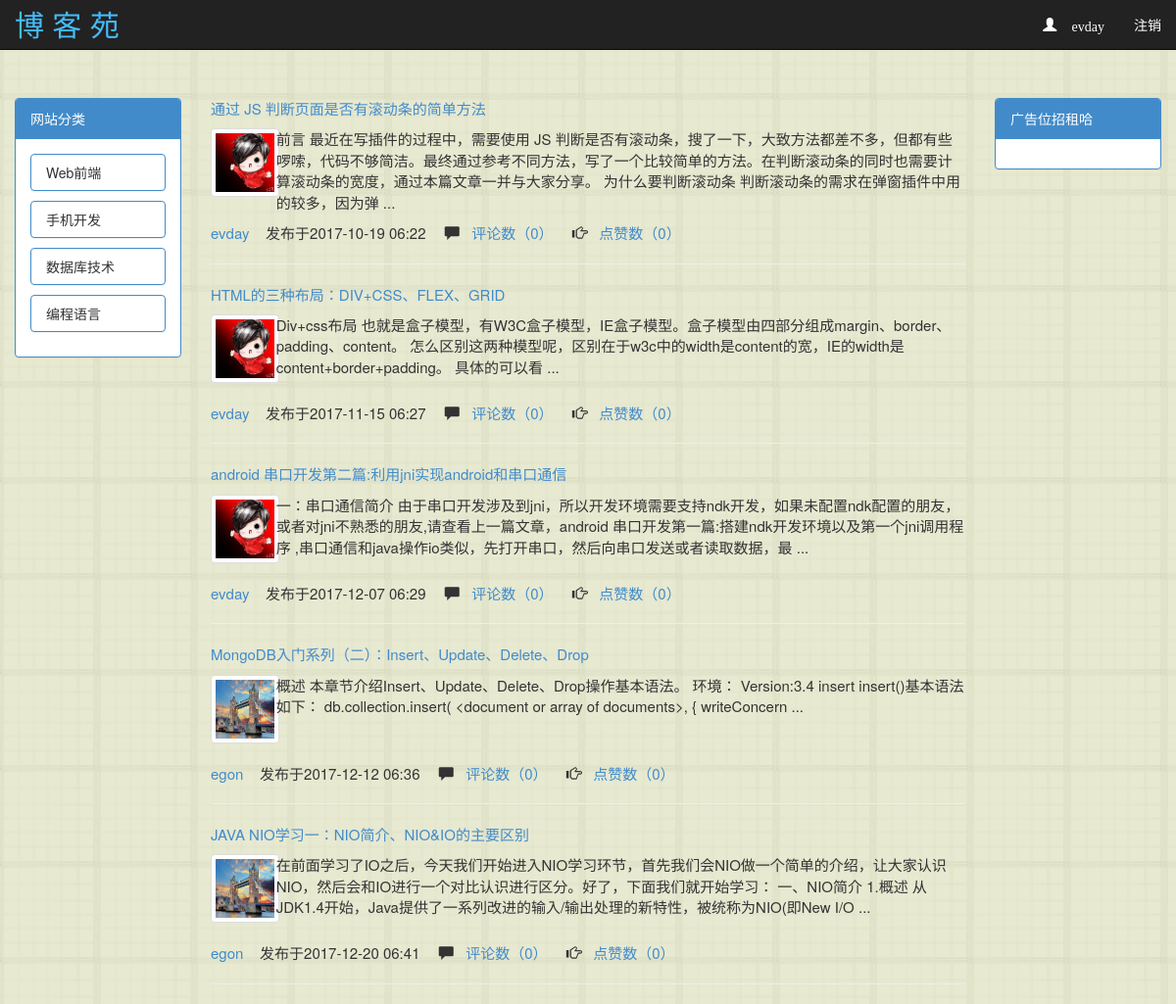
/ (signed in), run on the app's committed database.
### blog/models.py (models this page shows, shortened)
class UserInfo(AbstractUser):
    nick_name = models.CharField(max_length=32,verbose_name="昵称")
    telephone = models.IntegerField(verbose_name="手机号",blank = True,null = True)
    avatar = models.FileField(verbose_name="头像",upload_to="avatar",default="/avatar/default.png")
    create_time = models.DateTimeField(verbose_name="创建时间",auto_now_add=True)
    class Meta:
        verbose_name_plural = "用户表"

class SiteCategory(models.Model):
    name = models.CharField(max_length=32)
    class Meta:
        verbose_name_plural = "网站分类"

class Article(models.Model):
    title = models.CharField(max_length=50,verbose_name="文章标题")
    desc = models.CharField(max_length=255,verbose_name="文章描述")
    read_count = models.IntegerField(verbose_name="评论数",default=0)
    comment_count = models.IntegerField(verbose_name="阅读数",default=0)
    up_count = models.IntegerField(verbose_name="点赞数",default=0)
    create_time = models.DateTimeField(verbose_name="创建时间")
    user = models.ForeignKey(to="UserInfo",verbose_name="所属用户")
    category = models.ForeignKey(to="Category",verbose_name="文章类型",null=True)
    tag = models.ManyToManyField(
        to="Tag",
        verbose_name="文章标签",
        through="Article_Tag",
        through_fields=("article","tag")
    )
    site_article_category = models.ForeignKey(to="SiteArticleCategory",null=True,verbose_name="网站文章分类")
    class Meta:
        verbose_name_plural = "文章表"

### blog/views.py (the view)
# urls.py: url(r'^$', views.index),
def index(request,*args,**kwargs):
    if kwargs:
        article_list = models.Article.objects.filter(site_article_category__name=kwargs.get("site_article_category"))
    else:
        article_list = models.Article.objects.all()
    cate_list = models.SiteCategory.objects.all()
    return render(request,'index.html',{"article_list":article_list,"cate_list":cate_list})

### templates/index.html (shortened to what this page needs)
{% load staticfiles %}
<!DOCTYPE html>
<html lang="en">
<head>
    <link rel="stylesheet" href="{% static 'css/bootstrap.min.css' %}">
    <link rel="stylesheet" href="{% static 'css/index.css' %}">
</head>
<body>
<nav class="navbar navbar-inverse navbar-fixed-top my-navbar">
    <div class="container-fluid">
        <div class="navbar-header">
            <a class="navbar-brand" href="#" style="font-size: 30px">博&nbsp;客&nbsp;苑</a>
        </div>
        <div class="collapse navbar-collapse" id="bs-example-navbar-collapse-1">
            <ul class="nav navbar-nav navbar-right">
                {% if request.user.is_authenticated %}
                    <li><a href=""><span class="glyphicon glyphicon-user">&#8195;{{ request.user.username }}</span></a>
                    </li>
                    <li><a href="/logout/"><span>注销</span></a></li>
                {% endif %}
            </ul>
        </div>
    </div>
</nav>
<div class="container-fluid" id="user_container">
    <div class="row">
        <div class="col-md-2">
            <div class="panel panel-primary">
                <div class="panel-heading">网站分类</div>
                <div class="panel-body">
                    {% for cate in cate_list %}
                        <div class="panel panel-primary paneltitle">
                            <div class="panel-body cate_title"> {{ cate.name }}</div>
                        </div>
                    {% endfor %}
                </div>
            </div>
        </div>
        <div class="col-md-8">
            <div class="article_list text-left" style="font-size: 15px">
                <div class="article_item">
                    {% for article in article_list %}
                        <div class="article_title row"><a href="">{{ article.title }}</a></div>
                        <div class="row">
                            <div class=" avatar_img col-md-1 ">
                                <a href="{% url 'aaa' article.user.username %}"><img src="{{ article.user.avatar.url }}"
                                                                                     alt=""
                                                                                     class="user_avatar  thumbnail"></a>
                            </div>
                            <div class="col-md-11">
                                <p>{{ article.desc }}</p>
                            </div>
                        </div>
                        <div class="row pub_info">
                            <a href="/blog/{{ article.user.username }}"><span>{{ article.user.username }}</span> </a>&nbsp;&nbsp;&nbsp;发布于{{ article.create_time|date:"Y-m-d H:i" }}
                            &emsp;<span class="glyphicon glyphicon-comment"></span><a href="">
                            &nbsp;&nbsp;评论数（{{ article.comment_count }}）</a>
                            &emsp;<span
                                class="glyphicon glyphicon-hand-right"></span><a href="">
                            &nbsp;&nbsp;点赞数（{{ article.up_count }}）</a>
                        </div>
                        <hr>
                    {% endfor %}
                </div>
            </div>
        </div>
        <div class="col-md-2">
            <div class="panel panel-primary">
                <div class="panel-heading">广告位招租哈</div>
                <div class="panel-body"></div>
            </div>
        </div>
    </div>
</div>
</body>
</html>

### static/css/index.css (style rules this page uses)
body { background: url("/static/image/bg-yellow.png") repeat; }
.my-navbar a { background: transparent !important; color: #fff !important }
#user_container { margin-top: 100px; }
.user_avatar { width: 70px; height: 70px; }
.article_title { margin-left: 0; }
.pub_info { margin-left: 0; }
.cate_title { padding: 8px 15px; }
.paneltitle { margin-bottom: 10px; }

### data on the page
UserInfo: user.username "evday"
SiteCategory: name "Web前端"
SiteCategory: name "手机开发"
SiteCategory: name "数据库技术"
SiteCategory: name "编程语言"
Article: title "通过 JS 判断页面是否有滚动条的简单方法", user.avatar (picture), desc "前言 最近在写插件的过程中，需要使用 JS 判断是否有滚动条，搜了一下，大致方法都差不多，但都有些啰嗦，代码不够简洁。最终通过参考不同方法，写了一个比较简单的方法。在判断滚动条的同时也需要计算滚动条的宽度，通过本篇文章一并与大家分享。 为什么要判断滚动条 判断滚动条的需求在弹窗插件中用的较多，因为弹 ...", user.username "evday", create_time "2017-10-19 06:22", comment_count "0", up_count "0"
Article: title "HTML的三种布局：DIV+CSS、FLEX、GRID", user.avatar (picture), desc "Div+css布局 也就是盒子模型，有W3C盒子模型，IE盒子模型。盒子模型由四部分组成margin、border、padding、content。 怎么区别这两种模型呢，区别在于w3c中的width是content的宽，IE的width是content+border+padding。 具体的可以看 ...", user.username "evday", create_time "2017-11-15 06:27", comment_count "0", up_count "0"
Article: title "android 串口开发第二篇:利用jni实现android和串口通信", user.avatar (picture), desc "一：串口通信简介 由于串口开发涉及到jni，所以开发环境需要支持ndk开发，如果未配置ndk配置的朋友，或者对jni不熟悉的朋友,请查看上一篇文章，android 串口开发第一篇:搭建ndk开发环境以及第一个jni调用程序 ,串口通信和java操作io类似，先打开串口，然后向串口发送或者读取数据，最 ...", user.username "evday", create_time "2017-12-07 06:29", comment_count "0", up_count "0"
Article: title "MongoDB入门系列（二）：Insert、Update、Delete、Drop", user.avatar (picture), desc "概述 本章节介绍Insert、Update、Delete、Drop操作基本语法。 环境： Version:3.4 insert insert()基本语法如下： db.collection.insert( <document or array of documents>, { writeConcern ...", user.username "egon", create_time "2017-12-12 06:36", comment_count "0", up_count "0"
Article: title "JAVA NIO学习一：NIO简介、NIO&IO的主要区别", user.avatar (picture), desc "在前面学习了IO之后，今天我们开始进入NIO学习环节，首先我们会NIO做一个简单的介绍，让大家认识NIO，然后会和IO进行一个对比认识进行区分。好了，下面我们就开始学习： 一、NIO简介 1.概述 从JDK1.4开始，Java提供了一系列改进的输入/输出处理的新特性，被统称为NIO(即New I/O ...", user.username "egon", create_time "2017-12-20 06:41", comment_count "0", up_count "0"
